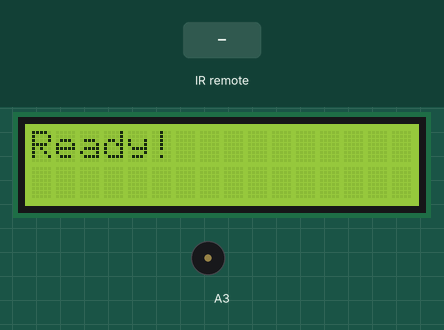
The sketch below on a simulated Arduino Uno, built with avr-gcc and run on an emulated ATmega328P. Shown: 16×2 character LCD, buzzer (waves = sounding). The test bench sets the inputs (shaded band). What the sketch prints to the serial monitor is not drawn.

Above: at 1.2 s.
1.3 s: infrared code 0xFF02FD received
At 2.5 s:
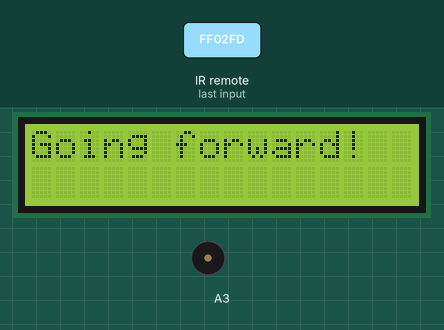
2.8 s: infrared code 0xFF22DD received
At 3.9 s:
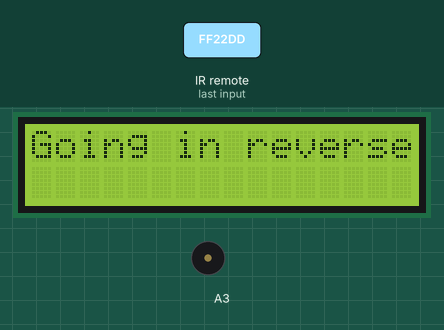
4.3 s: infrared code 0xFFC23D received
At 5.0 s:
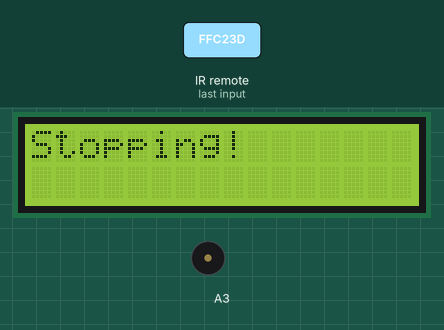
5.8 s: infrared code 0xFFE01F received
At 6.2 s:
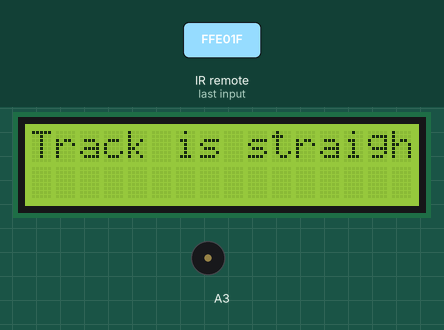
7.3 s: infrared code 0xFFA857 received
At 8.5 s:
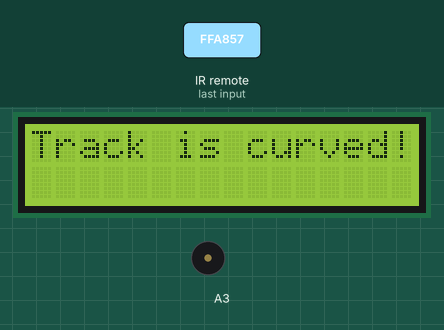
8.8 s: infrared code 0xFF906F received
At 9.6 s:
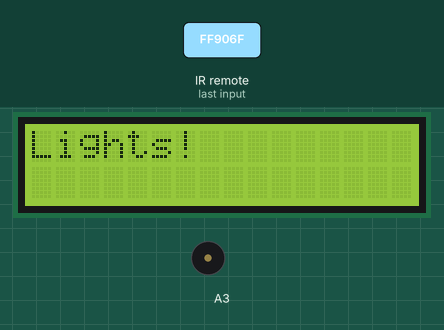
Timing chart, 0 to 11.3 s (numbered marks = the images above; inputs shaded):
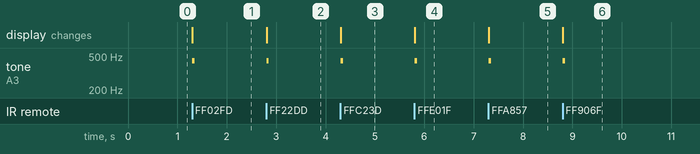

The sketch:

sketch_nov19a.ino
```cpp
#include <TimerFreeTone.h>
#include <LiquidCrystal.h>
#include <IRremote.h>

/* A driver program for a model train set.  Designed to be used with two arduino unos.  This is the controller portion.
Please see the included writeup for more information, including parts used.  */

int ir_pin = 8;
IRrecv receiver(ir_pin);
decode_results results;
const int rs = 2, en = 3, d4 = 4, d5 = 5, d6 = 6, d7 = 7;
LiquidCrystal lcd(rs, en, d4, d5, d6, d7);

void setup() {
  Serial.begin(9600);
  receiver.enableIRIn();

  lcd.begin(16, 2);
  lcd.print("Ready!");
}

void loop() {
  if (receiver.decode(&results))
  {
    /*if (results.value != 4294967295)
      Serial.println(results.value);*/
    if (results.value == 16712445)
    {
      Serial.print("F");
      lcd.clear();
      lcd.print("Going forward!");
      TimerFreeTone(A3, 440, 50);
    }
    else if (results.value == 16720605)
    {
      Serial.print("R");
      lcd.clear();
      lcd.print("Going in reverse!");
      TimerFreeTone(A3, 440, 50);
    }
    else if (results.value == 16761405)
    {
      Serial.print("B");
      lcd.clear();
      lcd.print("Stopping!");
      TimerFreeTone(A3, 440, 50);
    }
    else if (results.value == 16769055)
    {
      Serial.print("S");
      lcd.clear();
      lcd.print("Track is straight!");
      TimerFreeTone(A3, 440, 50);
    }
    else if (results.value == 16754775)
    {
      Serial.print("C");
      lcd.clear();
      lcd.print("Track is curved!");
      TimerFreeTone(A3, 440, 50);
    }
    else if (results.value == 16748655)
    {
      Serial.print("L");
      lcd.clear();
      lcd.print("Lights!");
      TimerFreeTone(A3, 440, 50);
    }
    receiver.resume();
  }
}
```

Measured:
- after the input at 1.3 s, tone on A3: silent → 440 Hz at once, → silent 0.05 s later; the display: changes at once (image 1)
- after the input at 2.8 s, tone on A3: silent → 440 Hz at once, → silent 0.05 s later; the display: changes at once (image 2)
- after the input at 4.3 s, tone on A3: silent → 440 Hz at once, → silent 0.05 s later; the display: changes at once (image 3)
- after the input at 5.8 s, tone on A3: silent → 440 Hz at once, → silent 0.05 s later; the display: changes at once (image 4)
- after the input at 7.3 s, tone on A3: silent → 440 Hz at once, → silent 0.05 s later; the display: changes at once (image 5)
- after the input at 8.8 s, tone on A3: silent → 440 Hz at once, → silent 0.05 s later; the display: changes at once (image 6)
